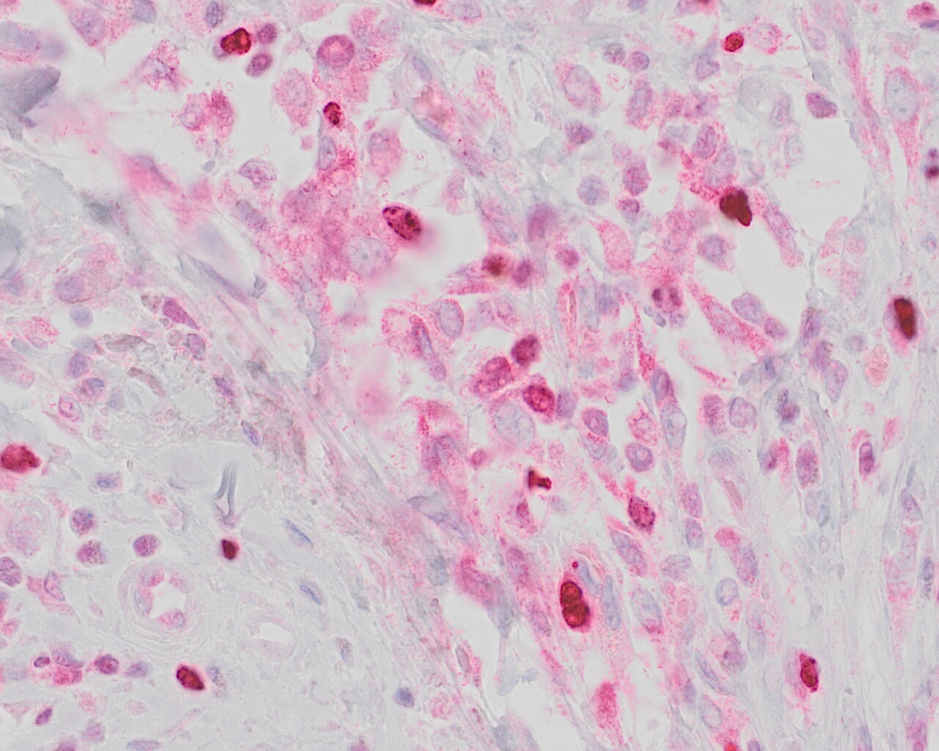
#> input picture analytics/python-batch/mp-16-2852_MCT_AgNOR_1098.tif, 939 x 751 px, shrunk from 1280 x 1024 before the run
$ python Test_Red_HPC.py mp-16-2852_MCT_AgNOR_1098.tif   (Python 2 division)   (older library calls are emulated)
#> lines starting #> are read from the running program, lines starting #| are printed output that depends on the picture; after the words box and inside, x2 and y2 are one past the last pixel; in counts of white or black regions, pixels touching at a corner belong together
import cv2
import numpy as np
import os
import sys

# Test 1 - Min Area + CF ------- Higher Threshold ----------------
#file_path = os.listdir(sys.argv[1])
red_test = open('Red_Test.txt', 'w')
red_test.write("Image\t# Of Cells\tTotal Cell Area\tTissue Area\tNormalized(Cell/Tissue)\n")
img = cv2.imread(sys.argv[1])
#> img is the input picture: shape (751, 939, 3); mean B, G, R 201.2, 187.5, 210.7
print sys.argv[1]
b,g,r = cv2.split(img)
rg = cv2.merge([r,g,b])
rg = rg.astype(np.float32)

np.seterr(all = 'ignore')
mask = np.empty_like(rg)
arr_max = rg.max(-1)
delta = rg.ptp(-1)
s = delta/arr_max
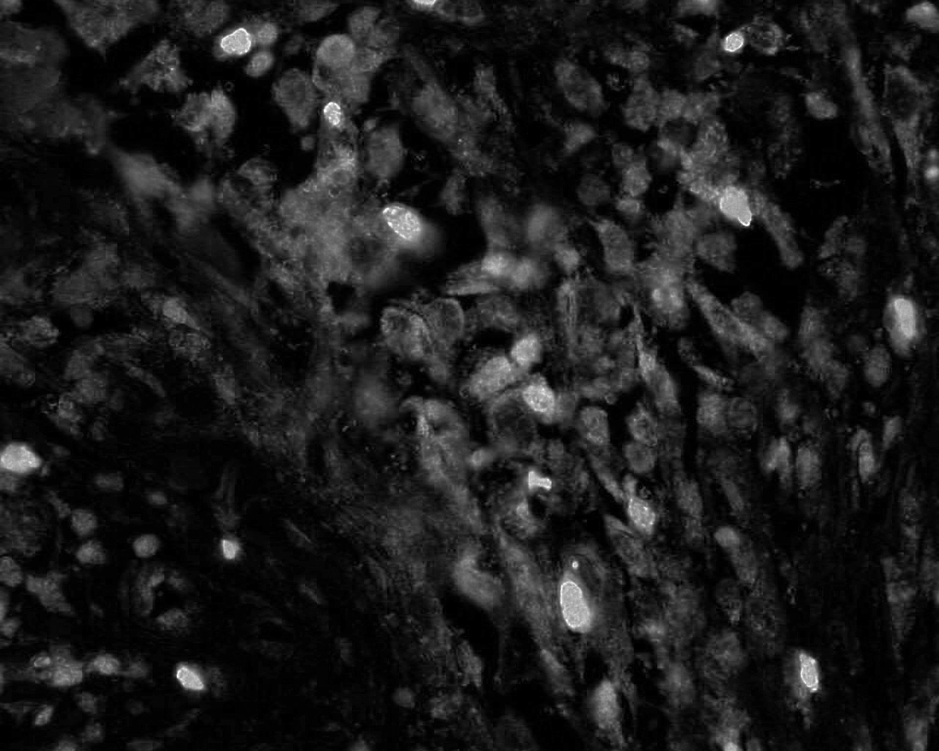
#> s: shape (751, 939) float32; min 0, max 1, mean 0.114
s[delta==0]=0
idx = (rg[:,:,0] == arr_max)
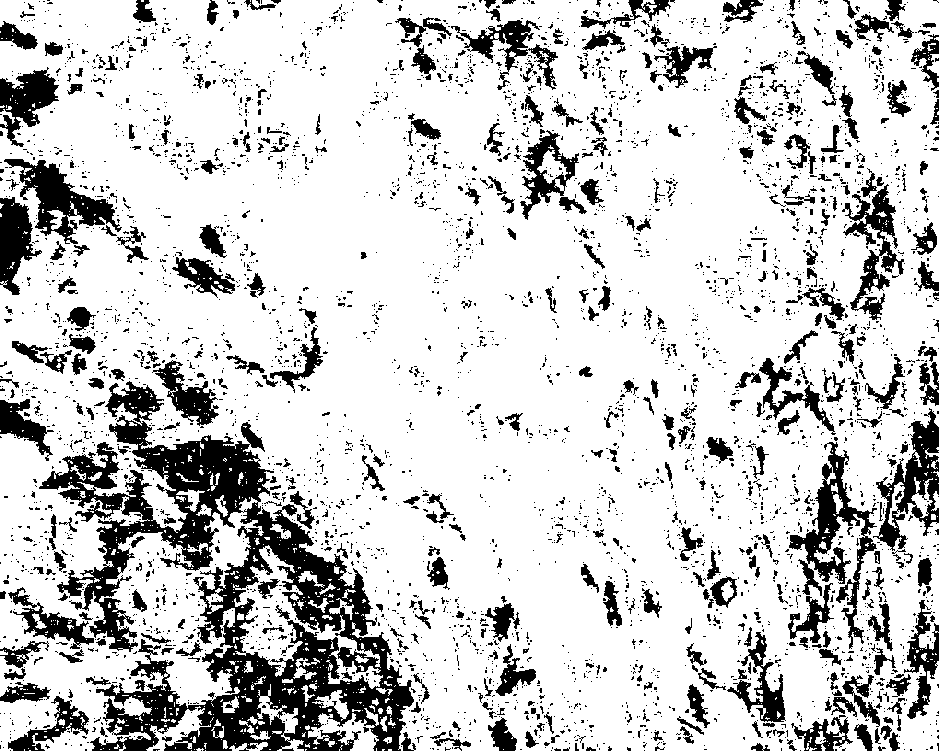
#> idx: shape (751, 939) bool; 80.2% white; 4356 black regions (3867 under 20 px), largest, box (x1, y1, x2, y2) and area: (39, 381, 414, 751) 44475, (789, 442, 877, 649) 4563, (4, 159, 122, 244) 3493
mask[idx,0] = np.true_divide((rg[idx,1] - rg[idx,2]), delta[idx])
#> mask: shape (751, 939, 3) float32; 24.76% of the values are NaN or infinite; the others: min -3.4e+38, max 3.4e+38, mean nan
idx = (rg[:,:,1] == arr_max)
#> idx: shape (751, 939) bool; 5.7% white; 2022 white regions (1800 under 20 px), largest, box (x1, y1, x2, y2) and area: (773, 121, 868, 235) 4741, (211, 67, 298, 172) 2552, (737, 226, 810, 320) 2512
mask[idx,0] = 2. + np.true_divide((rg[idx,2] - rg[idx,0]), delta[idx])
idx = (rg[:,:,2] == arr_max)
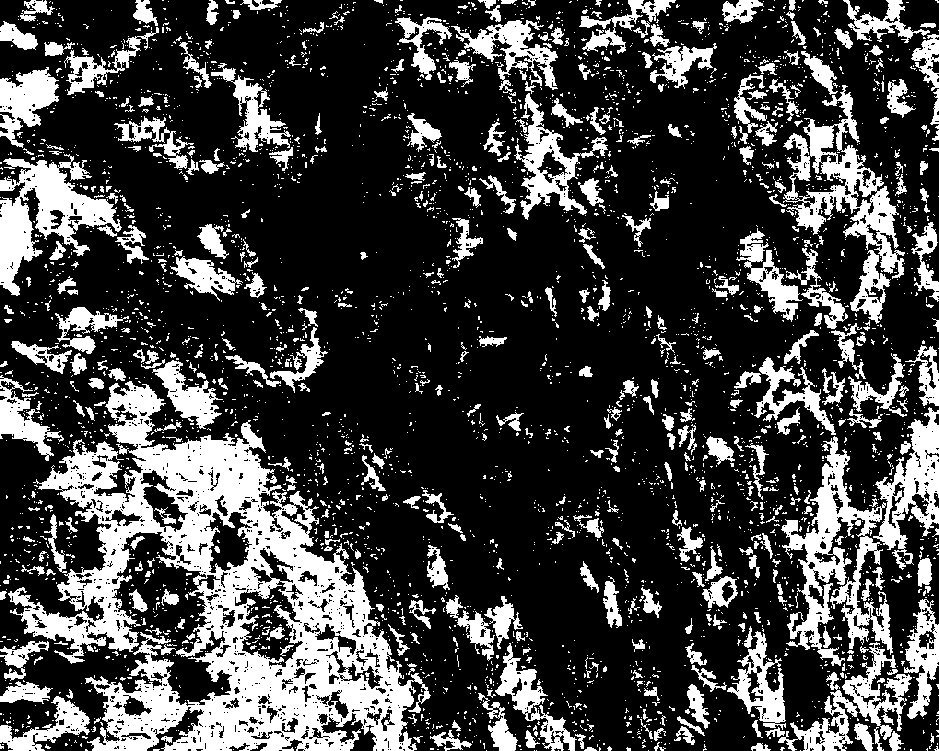
#> idx: shape (751, 939) bool; 26.2% white; 3823 white regions (3358 under 20 px), largest, box (x1, y1, x2, y2) and area: (8, 381, 431, 751) 56609, (781, 436, 893, 666) 8149, (0, 154, 122, 296) 6889
mask[idx,0] = 4. + np.true_divide((rg[idx,0] - rg[idx,1]), delta[idx])
mask[:,:,0] = ((mask[:,:,0]/6.0)%1.0)*255.0
mask[:,:,0] = np.nan_to_num(mask[:,:,0])
mask[:,:,1] = s * 255.0
#> mask: shape (751, 939, 3) float32; 11% of the values are NaN or infinite; the others: min -3.4e+38, max 2.59e+38, mean nan
mask[:,:,2] = arr_max
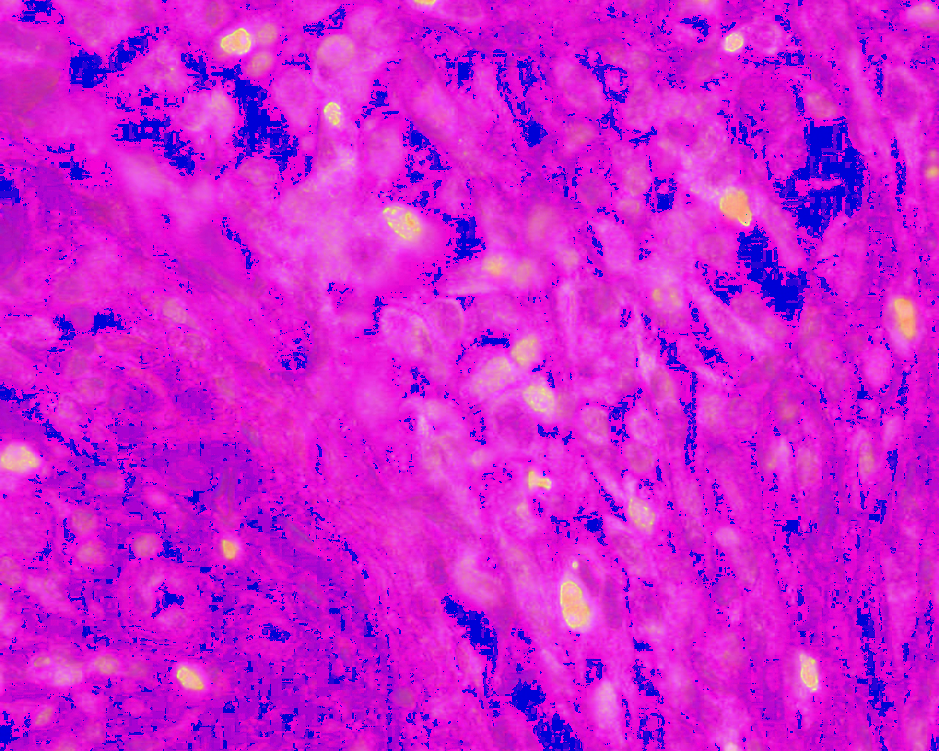
#> mask: shape (751, 939, 3) float32; mean R, G, B 205.8, 29.1, 211.3
mask = mask.astype(np.uint8)

nuclei_points = cv2.inRange(mask, (200, 150, 0), (255,255,195))
#> nuclei_points: shape (751, 939); 0.9% white; 71 white regions (46 under 20 px)
im, contours, hierarchy = cv2.findContours(nuclei_points, cv2.RETR_LIST, cv2.CHAIN_APPROX_NONE)
#> contours = 98 contours, 74 with area under 20; largest, box (x1, y1, x2, y2) and area: (560, 580, 590, 628) 953, (719, 190, 752, 226) 646, (220, 28, 251, 54) 511, (386, 211, 421, 241) 502, (894, 299, 914, 337) 433
cells = []
cell_area = 0
t1 = np.zeros(nuclei_points.shape, np.uint8)
for cnt in contours:
	area = cv2.contourArea(cnt)
        true_area = cv2.contourArea(cnt, True)
        perimeter = cv2.arcLength(cnt, True)
        if (perimeter != 0.0):
        	circularity_factor = (4*np.pi*area)/(perimeter*perimeter)
                if area >= 500 and area < 10000 and circularity_factor >= 0.1:
                	cells.append(cnt)
                        cv2.drawContours(t1, [cnt],0,255,-1)
                        cell_area += area
#> this loop made 98 passes
#> (area, true_area, perimeter, circularity_factor, cell_area) on passes 17, 68, 75, 95: (953, -953, 132.2, 0.685, 953), (501.5, -501.5, 120.5, 0.434, 1454.5), (646, -646, 126.2, 0.51, 2100.5), (511, -511, 101.7, 0.62, 2611.5)
#> (area, true_area, perimeter, circularity_factor) on passes 6, 8, 13, 14, 22, 34: (329.5, -329.5, 75.01, 0.736), (329, -329, 98.91, 0.423), (56, 56, 33.8, 0.616), (26, 26, 19.31, 0.876), (132, -132, 47.8, 0.726), (27, -27, 41.8, 0.194)
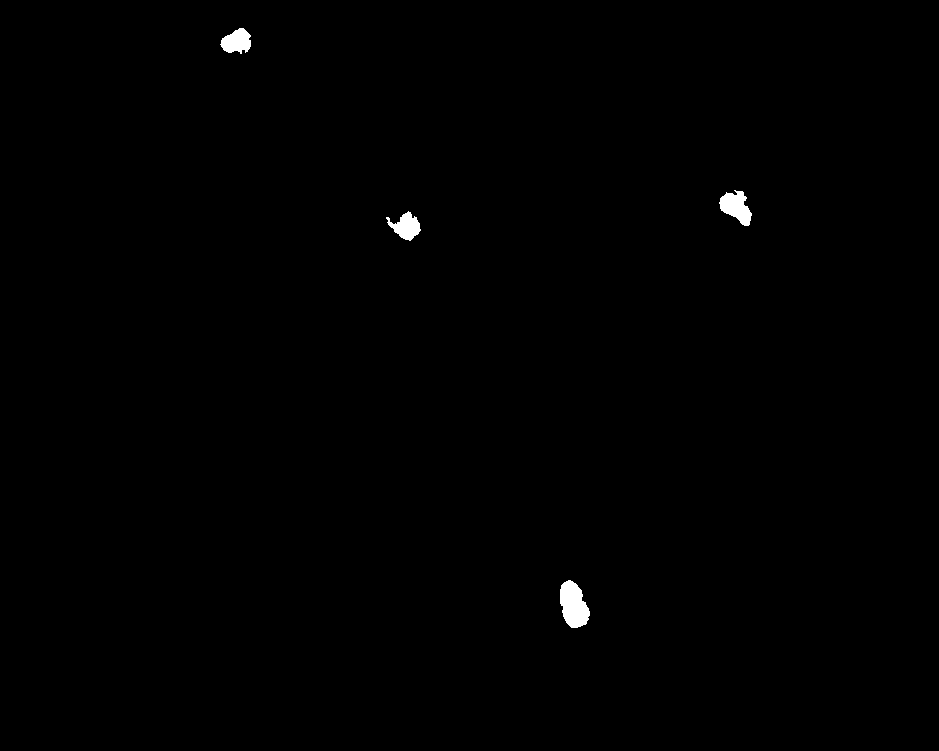
#> t1: shape (751, 939); 0.4% white; 4 white regions
#> after the loop, cell_area = 2611.5; cells = 4 contours; box (x1, y1, x2, y2) and area: (560, 580, 590, 628) 953, (719, 190, 752, 226) 646, (220, 28, 251, 54) 511, (386, 211, 421, 241) 502

tissue = cv2.inRange(mask, (0,30,0), (255,255,255))
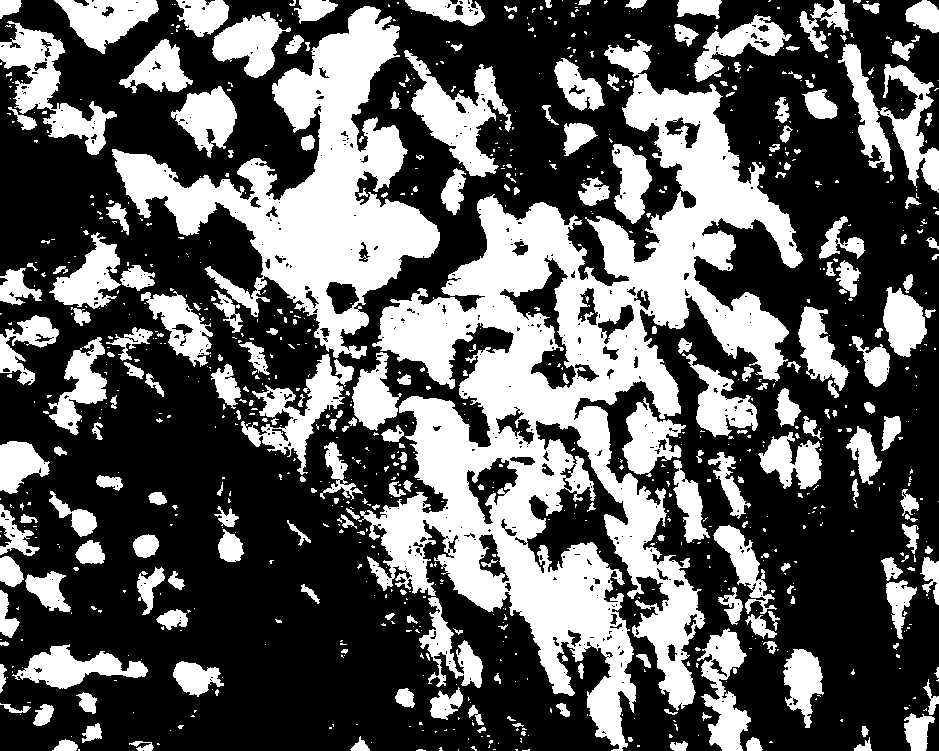
#> tissue: shape (751, 939); 36.5% white; 915 white regions (669 under 20 px)
im, tissue_cnt, h = cv2.findContours(tissue, cv2.RETR_LIST, cv2.CHAIN_APPROX_NONE)
#> tissue_cnt = 1505 contours, 1217 with area under 20; largest, box (x1, y1, x2, y2) and area: (358, 40, 803, 751) 107466, (112, 6, 440, 359) 37354, (404, 50, 512, 177) 4962, (0, 21, 117, 155) 4903, (838, 44, 939, 193) 4712; h = 1505 rows, first 6: [1, -1, -1, -1], [2, 0, -1, -1], [3, 1, -1, -1], [4, 2, -1, -1], [5, 3, -1, -1], [6, 4, -1, -1]
tissue_area = 0
for c in tissue_cnt:
        tissue_area += cv2.contourArea(c)
        if tissue_area == 0:
          answ = 0
        else:
          answ = cell_area/tissue_area
#> this loop made 1505 passes
#> (c, tissue_area, answ) on passes 11, 13, 20, 24, 26, 27, 28, 31, 34, 35, 36: ([[498, 743]], 24, 108.8), ([[371, 742]], 25.5, 102.4), ([[468, 738], [468, 739]], 413.5, 6.32), ([[481, 736], [482, 736]], 665, 3.93), ([[71, 736]], 786, 3.32), ([[698, 735]], 786, 3.32), ([[528, 735]], 786, 3.32), ([[604, 733], [605, 732], [606, 733], [605, 734]], 796.5, 3.28), ([[435, 731], [435, 732], [436, 731]], 816, 3.2), ([[422, 730], [423, 730]], 816, 3.2), ([[170, 730]], 816, 3.2)
#> (tissue_area, answ) on passes 8, 9, 10, 12, 14, 15: (21.5, 121.5), (23.5, 111.1), (24, 108.8), (25.5, 102.4), (27.5, 94.96), (136.5, 19.13)
#> after the loop, tissue_area = 268457

red_test.write(sys.argv[1]+'\t'+str(len(cells))+'\t'+str(cell_area)+'\t'+str(tissue_area)+'\t'+str(answ)+'\n')
red_test.close()
